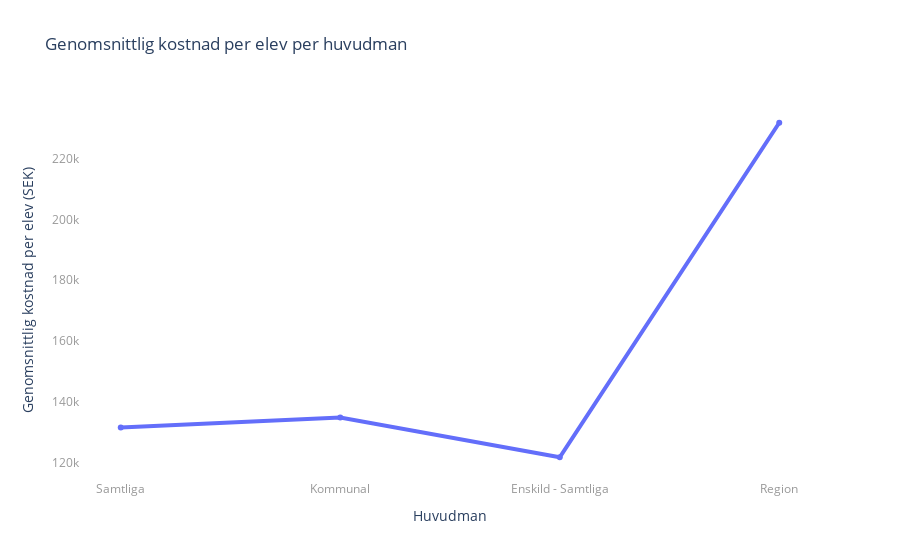

Source (notebook cell):
### Markdown cell above
## Steg 2: Analys och Visualisering av Genomsnittliga Kostnader per Elev

Vi börjar med att visualisera de genomsnittliga kostnaderna per elev för varje huvudman för att få en överblick av hur resurserna fördelas.

### Code cell
# Filtrera ut unika huvudmän för att undvika duplicationer
unique_huvudman = school_costs_clean.drop_duplicates(subset=["Typ av huvudman"])

# Skapa linjediagrammet
fig1 = px.line(unique_huvudman, x="Typ av huvudman", y="Totalt per elev", markers=True,
               title="Genomsnittlig kostnad per elev per huvudman",
               labels={"Totalt per elev": "Genomsnittlig kostnad per elev (SEK)", "Typ av huvudman": "Huvudman"})
fig1.update_xaxes(showgrid=False)
fig1.update_yaxes(showgrid=False)
fig1.update_xaxes(tickfont=dict(color="#999"))
fig1.update_yaxes(tickfont=dict(color="#999"))

# Gör linjerna tjockare
fig1.update_traces(line=dict(width=4))

fig1.update_layout(plot_bgcolor='white')

fig1.write_html("Labb2_visualiseringar/upg2_first_graph.html")
fig1.show()

### Figure 1 — Plotly figure (JSON) as saved in the notebook; plotly's stock layout.template omitted (floating-point values rounded to 4 significant figures)
{"data": [{"hovertemplate": "Huvudman=%{x}<br>Genomsnittlig kostnad per elev (SEK)=%{y}<extra></extra>", "legendgroup": "", "line": {"color": "#636efa", "dash": "solid", "width": 4}, "marker": {"symbol": "circle"}, "mode": "lines+markers", "name": "", "orientation": "v", "showlegend": false, "type": "scatter", "x": ["Samtliga", "Kommunal", "Enskild - Samtliga", "Region"], "xaxis": "x", "y": [131500, 134800, 121700, 231900], "yaxis": "y"}], "layout": {"legend": {"tracegroupgap": 0}, "plot_bgcolor": "white", "title": {"text": "Genomsnittlig kostnad per elev per huvudman"}, "xaxis": {"anchor": "y", "domain": [0, 1], "showgrid": false, "tickfont": {"color": "#999"}, "title": {"text": "Huvudman"}}, "yaxis": {"anchor": "x", "domain": [0, 1], "showgrid": false, "tickfont": {"color": "#999"}, "title": {"text": "Genomsnittlig kostnad per elev (SEK)"}}}}
